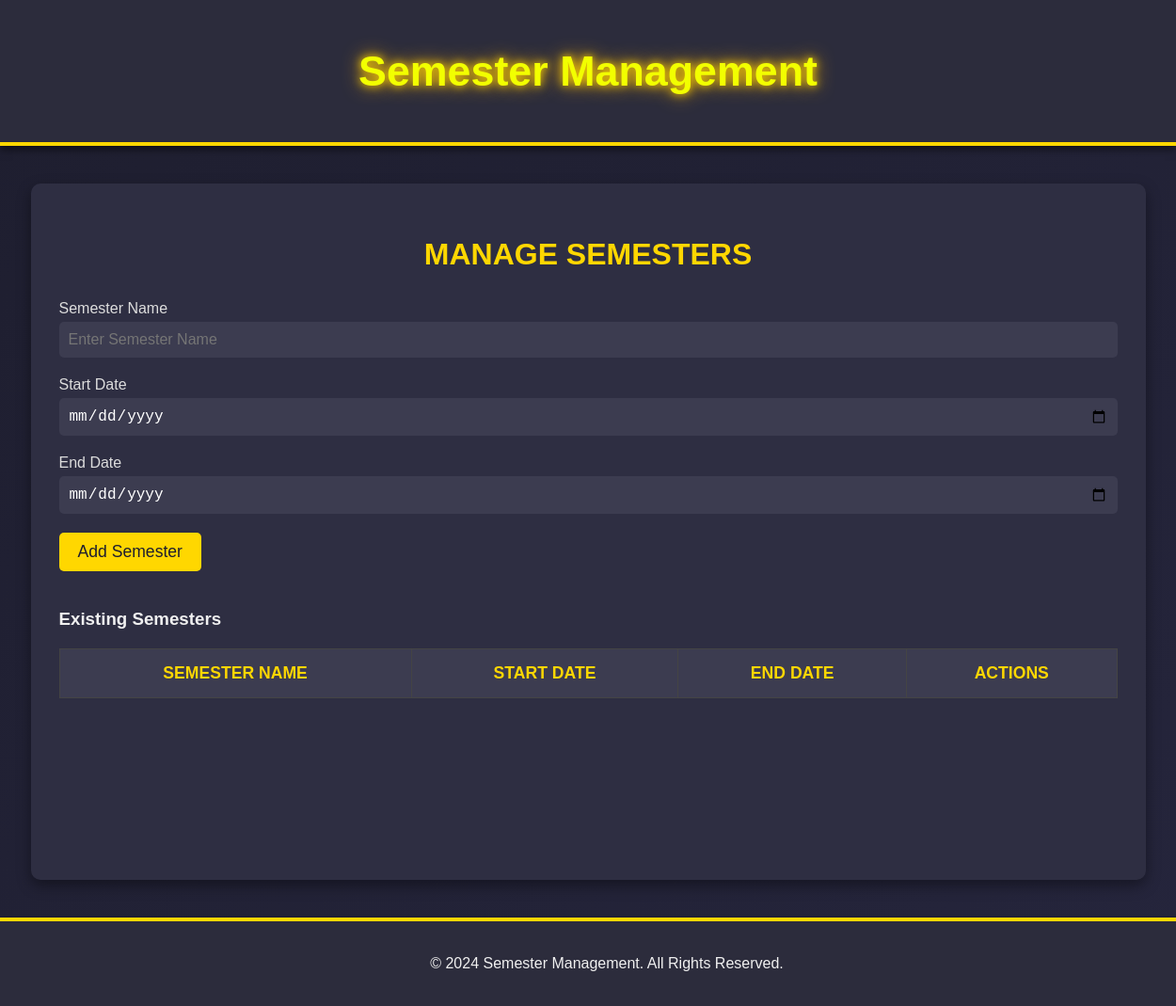
Before: /manage_semesters/ with the older database file.
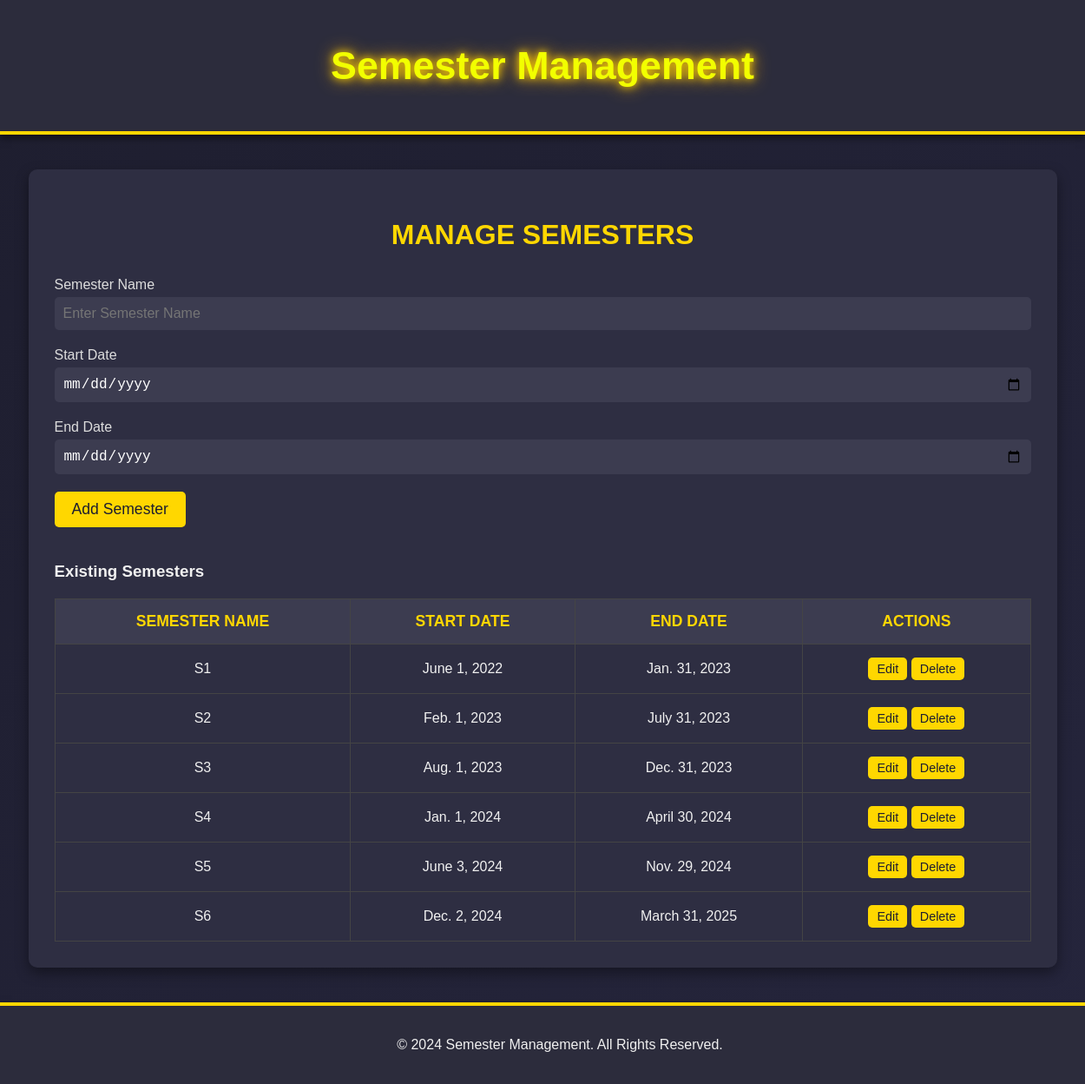
After: the same page with the newer database file.
### SynChronisApp/models.py (models this page shows)
class SemesterTable(models.Model):
    Semester = models.CharField(max_length=50, null=True, blank=True)
    StartDate = models.DateField(null=True, blank=True)
    EndDate = models.DateField(null=True, blank=True)
    course = models.ForeignKey(CourseTable, on_delete=models.CASCADE, null=True, blank=True)

### SynChronisApp/views.py (the view)
# urls.py: path('manage_semesters/', ManageSemestersView.as_view(), name='manage_semesters'),
class ManageSemestersView(View):
    def get(self, request):
        semesters = SemesterTable.objects.all()
        return render(request, 'managesemester.html', { 'semesters': semesters})

### templates/managesemester.html (shortened to what this page needs)
{% load static%}
<html lang="en">
<head>
    <link rel="stylesheet" href="{% static 'css/semesterpage.css' %}">
</head>
<body>
    <div class="content-wrapper">
        <header class="header">
            <h1 class="gold-text">Semester Management</h1>
        </header>
        <div class="container">
            <h2>Manage Semesters</h2>
            <form id="semesterForm">
                <label for="semester">Semester Name</label>
                <input type="text" id="semester" name="Semester" placeholder="Enter Semester Name" required>
                <label for="startDate">Start Date</label>
                <input type="date" id="startDate" name="StartDate" required>
                <label for="endDate">End Date</label>
                <input type="date" id="endDate" name="EndDate" required>
                <button type="submit">Add Semester</button>
            </form>
            <h3>Existing Semesters</h3>
            <table>
                <thead>
                    <tr>
                        <th>Semester Name</th>
                        <th>Start Date</th>
                        <th>End Date</th>
                        <th>Actions</th>
                    </tr>
                </thead>
                <tbody id="semesterTableBody">
                    {% for semester in semesters %}
                    <tr data-semester-id="{{ semester.id }}">
                        <td class="semester-name">{{ semester.Semester }}</td>
                        <td class="start-date">{{ semester.StartDate }}</td>
                        <td class="end-date">{{ semester.EndDate }}</td>
                        <td>
                            <button class="btn-edit">Edit</button>
                            <button class="btn-delete">Delete</button>
                        </td>
                    </tr>
                    {% endfor %}
                </tbody>
            </table>
        </div>
        <footer>
            <p>&copy; 2024 Semester Management. All Rights Reserved.</p>
        </footer>
    </div>
</body>
</html>

### static/css/semesterpage.css (style rules this page uses)
body { font-family: 'Poppins', sans-serif; margin: 0; padding: 0; background: linear-gradient(to bottom right, #1e1e2f, #25253c); color: #f0f0f0; overflow-x: hidden; height: auto; }
html, body { height: auto; }
.header { background: #2c2c3c; padding: 20px 40px; text-align: center; border-bottom: 4px solid #ffd700; box-shadow: 0 4px 8px rgba(0, 0, 0, 0.5); }
.header .gold-text { font-size: 2.8rem; color: #f2ff00; text-shadow: 0 0 10px #ffd700, 0 0 20px #ffae00; animation: glow 2s infinite; }
.container { background: #2e2e42; padding: 30px; margin: 40px auto; border-radius: 10px; width: 90%; max-width: 1200px; box-shadow: 0 6px 15px rgba(0, 0, 0, 0.4); min-height: calc(100vh - 120px); overflow-y: auto; }
.container h2 { text-align: center; margin-bottom: 30px; font-size: 2rem; text-transform: uppercase; color: #ffd700; }
form { margin-bottom: 40px; }
form label { font-size: 1rem; color: #ddd; margin-bottom: 5px; display: block; }
form input, form select { width: 100%; padding: 10px; margin-bottom: 20px; font-size: 1rem; border: none; border-radius: 5px; background: #3c3c50; color: #fff; transition: all 0.3s ease; }
form button { background: #ffd700; color: #1e1e2f; border: none; padding: 10px 20px; font-size: 1.1rem; border-radius: 5px; cursor: pointer; transition: all 0.3s ease; }
table { width: 100%; border-collapse: collapse; margin-top: 20px; }
table thead { background: #3c3c50; color: #ffd700; font-size: 1.1rem; text-transform: uppercase; }
table th, table td { padding: 15px; text-align: center; border: 1px solid #444; }
table tbody tr { transition: background 0.3s ease; }
table .btn-edit, table .btn-delete { background: #ffd700; color: #1e1e2f; border: none; padding: 5px 10px; font-size: 0.9rem; border-radius: 5px; cursor: pointer; transition: all 0.3s ease; }
footer { background: #2c2c3c; color: #f0f0f0; text-align: center; padding: 20px; border-top: 4px solid #ffd700; box-shadow: 0 4px 8px rgba(0, 0, 0, 0.5); position: relative; bottom: 0; width: 100%; }

Changed rows visible on the page:
added SemesterTable: Semester "S1", StartDate "June 1, 2022", EndDate "Jan. 31, 2023"
added SemesterTable: Semester "S2", StartDate "Feb. 1, 2023", EndDate "July 31, 2023"
added SemesterTable: Semester "S3", StartDate "Aug. 1, 2023", EndDate "Dec. 31, 2023"
added SemesterTable: Semester "S4", StartDate "Jan. 1, 2024", EndDate "April 30, 2024"
added SemesterTable: Semester "S5", StartDate "June 3, 2024", EndDate "Nov. 29, 2024"
added SemesterTable: Semester "S6", StartDate "Dec. 2, 2024", EndDate "March 31, 2025"
